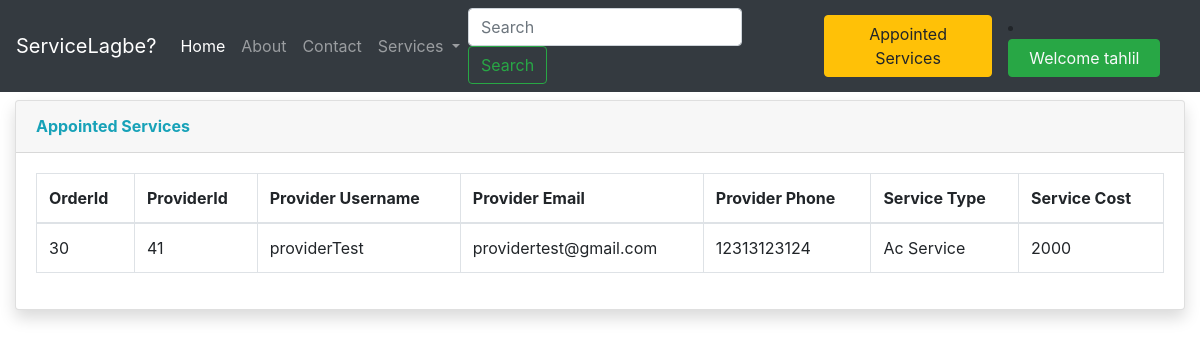
Screenshot of /servicelagbe/postLogin/appointedservices.php (signed in) with the database file from the repository.
### tables this page shows
CREATE TABLE `userprovider` (
  `orderid` int(11) NOT NULL,
  `userid` int(11) NOT NULL,
  `useremail` varchar(200) NOT NULL,
  `userlocation` varchar(100) DEFAULT NULL,
  `detailedlocation` varchar(4000) NOT NULL,
  `providerid` int(11) NOT NULL,
  `userphone` varchar(20) NOT NULL,
  `providerusername` varchar(50) NOT NULL,
  `provideremail` varchar(50) NOT NULL,
  `providerphone` varchar(20) NOT NULL,
  `provideraddress` varchar(100) NOT NULL,
  `servicetype` varchar(30) NOT NULL,
  `servicecost` double NOT NULL,
  `appointstatus` tinyint(4) NOT NULL DEFAULT 0,
  `comment` varchar(100) NOT NULL,
  `token` varchar(20) NOT NULL,
  `dt` datetime NOT NULL DEFAULT current_timestamp()
);

### servicelagbe/postLogin/appointedservices.php (the view, shortened to what this page needs)
<!doctype html>
<html lang="en">
<head>
    <link rel="stylesheet" href="https://cdn.jsdelivr.net/npm/bootstrap@4.4.1/dist/css/bootstrap.min.css"
>
</head>
<body>
    <?php
    echo'
    <nav class="navbar sticky-top navbar-expand-lg navbar-dark bg-dark">
            <a class="navbar-brand" href="/servicelagbe/index.php">ServiceLagbe?</a>
            <div class="collapse navbar-collapse" id="navbarSupportedContent">
                <ul class="navbar-nav mr-auto">
                    <li class="nav-item active">
                        <a class="nav-link" href="/servicelagbe/index.php">Home <span class="sr-only">(current)</span></a>
                    </li>
                    <li class="nav-item">
                        <a class="nav-link" href="#">About</a>
                    </li>
                    <li class="nav-item">
                        <a class="nav-link" href="#">Contact</a>
                    </li>
                    <li class="nav-item dropdown">
                        <a class="nav-link dropdown-toggle" href="#" id="navbarDropdown" role="button"
                            data-toggle="dropdown" aria-haspopup="true" aria-expanded="false">
                            Services
                        </a>
                    </li>
                </ul>
                <form class="form-inline my-2 my-lg-0">
                    <input class="form-control mr-sm-2" type="search" placeholder="Search" aria-label="Search">
                    <button class="btn btn-outline-success my-2 my-sm-0" type="submit">Search</button>
                </form>
                <a href="/servicelagbe/postlogin/appointedservices.php" class="btn btn-warning mx-2">Appointed Services</a>
                <div class="mx-2">
                <li class="nav-item dropdown">
                <a class="btn btn-success" href="#" id="navbarDropdown" role="button"
                    data-toggle="dropdown" aria-haspopup="true" aria-expanded="false">
                    <p class="text-light my-0 mx-2">Welcome '.$_SESSION['username'].' </p>
                </a>
            </li>
            </div>
        </nav>
    '
    ?>
    <div class="container-fluid my-2">
        <div class="card shadow mb-4 my-2">
            <div class="card-header py-3">
                <h6 class="m-0 font-weight-bold text-info">Appointed Services</h6>
            </div>
            <div class="card-body">
                <div class="table-responsive">
                    <?php
                    $server = "localhost";
                    $username = "root";
                    $password = "";
                    $database = "servicelagbe";
                    $conn = mysqli_connect($server, $username, $password, $database);
                    $userid = $_SESSION['userid'];
                    $sql = "Select * from userprovider where userid='$userid' && appointstatus=0";
                    $query_run =  mysqli_query($conn, $sql);
                    ?>
                    <table class="table table-bordered" id="dataTable" width="100%" cellspacing="0">
                        <thead>
                            <tr>
                                <th> OrderId </th>
                                <th> ProviderId </th>
                                <th> Provider Username </th>
                                <th> Provider Email </th>
                                <th> Provider Phone </th>
                                <th> Service Type </th>
                                <th> Service Cost </th>
                            </tr>
                        </thead>
                        <tbody>
                            <?php
                    if(mysqli_num_rows($query_run) > 0)
                    {
                        while($row = mysqli_fetch_assoc($query_run))
                        {
                    ?>
                            <tr>
                                <td><?php  echo $row['orderid']; ?></td>
                                <td><?php  echo $row['providerid']; ?></td>
                                <td><?php  echo $row['providerusername']; ?></td>
                                <td><?php  echo $row['provideremail']; ?></td>
                                <td><?php  echo $row['providerphone']; ?></td>
                                <td><?php  echo $row['servicetype']; ?></td>
                                <td><?php  echo $row['servicecost']; ?></td>
                            </tr>
                            <?php
                        }
                    }
                    else {
                        echo "No Record Found";
                    }
                    ?>
                        </tbody>
                    </table>
                </div>
            </div>
        </div>
    </div>
</body>
</html>

### rows the page displays
userprovider: orderid "30", providerid "41", providerusername "providerTest", provideremail "providertest@gmail.com", providerphone "12313123124", servicetype "Ac Service", servicecost "2000"

### other values shown
$_SESSION['username'] "tahlil"
